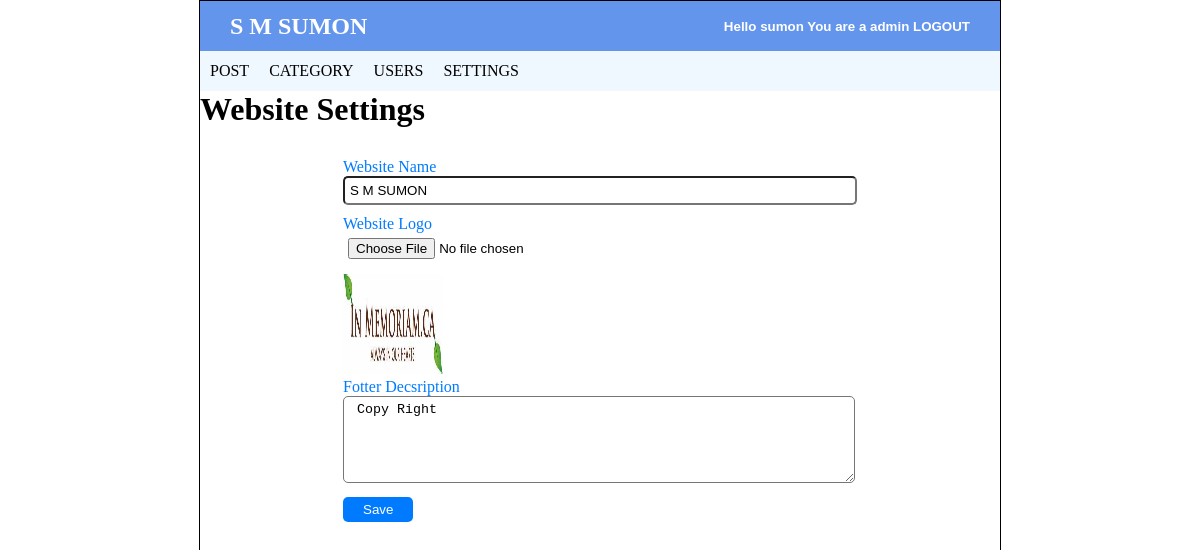
The app's page /admin/settings.php (signed in) with its own data.
### tables this page shows
CREATE TABLE `settings` (
  `websitename` varchar(60) NOT NULL,
  `logo` varchar(50) NOT NULL,
  `footerdesc` varchar(255) NOT NULL
);

### admin/settings.php (the view, shortened to what this page needs)
<?php
    include 'header.php';
?>
<!DOCTYPE html>
<html lang="en">
<head>
    <link rel="stylesheet" href="../css/style.css">
</head>
<body>
    <h1>Website Settings</h1>
    <section id="setting_section">
        <?php
            include "config.php";
            $sql = "SELECT * FROM settings";
            $result = mysqli_query($conn,$sql) or die("Connection Failed");
            if(mysqli_num_rows($result) > 0 ){
                while($row = mysqli_fetch_array($result)){
        ?>
        <form action="save_settings.php" method="POST"  enctype="multipart/form-data">
            <div>
                <div>
                    <label for="">Website Name</label><br>
                    <input type="text" name="websitename" value="<?php echo  $row['websitename'];?>"><br>
                </div>
                <div>
                    <label for="">Website Logo</label><br>
                    <input type="file" name="logo"><br>
                    <img src="image/<?php echo $row['logo'];?>">
                </div>
                <div>
                    <label for="">Fotter Decsription</label><br>
                    <textarea id="" rows="5" name="footerdesc"><?php echo  $row['footerdesc'];?></textarea><br>
                </div>
                <button type="submit" name="save_settings">Save</button>
            </div>
        </form>
        <?php
                }
            }
        ?>
    </section>
</body>
</html>

### admin/header.php (shortened to what this page needs)
<!DOCTYPE html>
<html lang="en">
<head>
    <link rel="stylesheet" href="../css/style.css">
</head>
<body class="admin_header_body">
<section id="user_header_section">
        <?php
            include "config.php";
            $sql = "SELECT * FROM settings";
            $result = mysqli_query($conn,$sql) or die("Connection Failed");
            if(mysqli_num_rows($result) > 0 ){
                while($row = mysqli_fetch_array($result)){
        ?>
        <h1><?php echo $row['websitename'];?></h1>
        <?php
                }
            }
        ?>
        <button><a href="logout.php">Hello <?php echo $_SESSION["username"];?> You are a <?php if($_SESSION["user_role"] ==1 ){echo "admin";}else{echo "User";}?> LOGOUT</a></button>
    </section>
    <section id="user_menu">
        <ul>
            <li><a href="post.php">POST</a></li>
            <?php
                if($_SESSION["user_role"] == 1){
            ?>
            <li><a href="category.php">CATEGORY</a></li>
            <li><a href="users.php">USERS</a></li>
            <li><a href="settings.php">SETTINGS</a></li>
            <?php }?>
        </ul>
    </section>
</body>
</html>

### css/style.css (style rules this page uses)
* { margin: 0; padding: 0; }
body { width: 1000PX; border: 1px solid black; margin: 0 auto; }
.admin_header_body { width: 800PX; height: 100vh; border: 1px solid black; margin: 0 auto; }
#user_header_section { background-color: cornflowerblue; height: 50px; width: auto; display: flex; justify-content: space-between; margin: 0; padding: 0 30px; text-align: center; align-items: center; color: white; }
#user_header_section button { background-color: cornflowerblue; border: none; color: white; font-weight: 800; }
#user_header_section button a { text-decoration: none; color: white; }
#user_menu { height: 40px; width: auto; background-color: aliceblue; align-items: center; display: flex; }
#user_menu ul li { float: left; list-style: none; }
#user_menu ul li a { padding: 11px 10px; color: rgb(0, 0, 0); text-decoration: none; }
a { text-decoration: none; }
#setting_section { display: flex; justify-content: center; align-items: center; margin-top: 30px; }
#setting_section input ,textarea { width: 500px; margin-bottom: 10px; padding: 5px; border-radius: 5px; }
#setting_section label { color: #007bff; }
#setting_section img { height: 100px; min-width: 100px; max-width: 200px; width: 100px; }
#setting_section button { padding: 5px 20px; background-color: #007bff; border: none; color: white; border-radius: 5px; }

### records on screen
settings: websitename "S M SUMON", logo (picture), footerdesc "Copy Right"

### other values on screen
$_SESSION["username"] "sumon"
